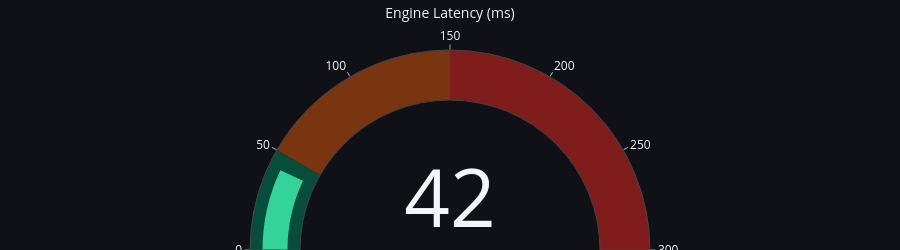

Source (notebook cell):
### Markdown cell above
## 1. System Health & Heartbeat
Monitoring engine latency and connectivity status.

### Code cell
is_alive = session.ping_live_api(host=API_HOST, port=API_PORT)
if is_alive:
    status = session.connect_live_api(host=API_HOST, port=API_PORT)
    latency_ms = status.get("latency_ms", 12)
else:
    print("⚠️ Simulation Mode: API Disconnected")
    status = {
        "engine_status": "CONNECTED",
        "regime": "BULL",
        "uptime": "14h 22m",
        "signals_active": 8,
    }
    latency_ms = 42


def render_health(lat: int):
    color = "#34d399" if lat < 50 else "#fbbf24" if lat < 150 else "#ef4444"
    fig = go.Figure(
        go.Indicator(
            mode="gauge+number",
            value=lat,
            title={"text": "Engine Latency (ms)", "font": {"size": 14}},
            gauge={
                "axis": {"range": [None, 300], "tickwidth": 1, "tickcolor": "#94a3b8"},
                "bar": {"color": color},
                "steps": [
                    {"range": [0, 50], "color": "#064e3b"},
                    {"range": [50, 150], "color": "#78350f"},
                    {"range": [150, 300], "color": "#7f1d1d"},
                ],
            },
        )
    )
    fig.update_layout(height=250, margin=dict(t=50, b=0, l=30, r=30), **PLOTLY_DARK)
    fig.show()


render_health(latency_ms)

### Figure 1 — Plotly figure (JSON) as saved in the notebook; plotly's stock layout.template omitted (floating-point values rounded to 4 significant figures)
{"data": [{"gauge": {"axis": {"range": [null, 300], "tickcolor": "#94a3b8", "tickwidth": 1}, "bar": {"color": "#34d399"}, "steps": [{"color": "#064e3b", "range": [0, 50]}, {"color": "#78350f", "range": [50, 150]}, {"color": "#7f1d1d", "range": [150, 300]}]}, "mode": "gauge+number", "title": {"font": {"size": 14}, "text": "Engine Latency (ms)"}, "type": "indicator", "value": 42}], "layout": {"height": 250, "margin": {"b": 0, "l": 30, "r": 30, "t": 50}, "paper_bgcolor": "#0f1117", "plot_bgcolor": "#0f1117"}}
